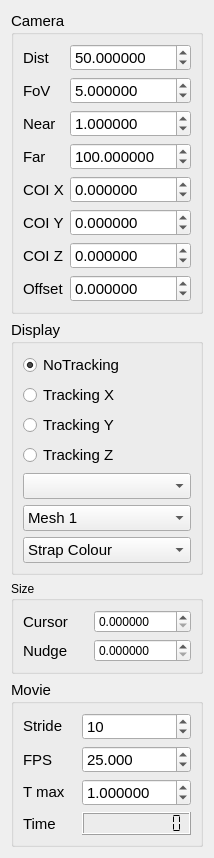
           <widget class="QWidget" name="scrollAreaWidgetContents_3">
            <property name="geometry">
             <rect>
              <x>0</x>
              <y>0</y>
              <width>198</width>
              <height>703</height>
             </rect>
            </property>
            <layout class="QGridLayout" name="gridLayout_10">
             <item row="0" column="0">
              <widget class="QGroupBox" name="groupBoxCamera">
               <property name="font">
                <font>
                 <pointsize>11</pointsize>
                </font>
               </property>
               <property name="mouseTracking">
                <bool>true</bool>
               </property>
               <property name="title">
                <string>Camera</string>
               </property>
               <layout class="QGridLayout" name="gridLayout">
                <item row="0" column="1">
                 <widget class="QDoubleSpinBox" name="doubleSpinBoxDistance">
                  <property name="sizePolicy">
                   <sizepolicy hsizetype="Preferred" vsizetype="Fixed">
                    <horstretch>0</horstretch>
                    <verstretch>0</verstretch>
                   </sizepolicy>
                  </property>
                  <property name="mouseTracking">
                   <bool>true</bool>
                  </property>
                  <property name="focusPolicy">
                   <enum>Qt::WheelFocus</enum>
                  </property>
                  <property name="toolTip">
                   <string>Distance of the viewpoint from the centre of view</string>
                  </property>
                  <property name="statusTip">
                   <string>View distance</string>
                  </property>
                  <property name="decimals">
                   <number>6</number>
                  </property>
                  <property name="minimum">
                   <double>0.000001000000000</double>
                  </property>
                  <property name="maximum">
                   <double>9999.000000000000000</double>
                  </property>
                  <property name="value">
                   <double>50.000000000000000</double>
                  </property>
                 </widget>
                </item>
                <item row="0" column="0">
                 <widget class="QLabel" name="label_5">
                  <property name="font">
                   <font>
                    <pointsize>11</pointsize>
                   </font>
                  </property>
                  <property name="text">
                   <string>Dist</string>
                  </property>
                 </widget>
                </item>
                <item row="1" column="0">
                 <widget class="QLabel" name="label_6">
                  <property name="font">
                   <font>
                    <pointsize>11</pointsize>
                   </font>
                  </property>
                  <property name="text">
                   <string>FoV</string>
                  </property>
                 </widget>
                </item>
                <item row="1" column="1">
                 <widget class="QDoubleSpinBox" name="doubleSpinBoxFoV">
                  <property name="sizePolicy">
                   <sizepolicy hsizetype="Preferred" vsizetype="Fixed">
                    <horstretch>0</horstretch>
                    <verstretch>0</verstretch>
                   </sizepolicy>
                  </property>
                  <property name="mouseTracking">
                   <bool>true</bool>
                  </property>
                  <property name="toolTip">
                   <string>Field of view in degrees</string>
                  </property>
                  <property name="statusTip">
                   <string>Field of view</string>
                  </property>
                  <property name="decimals">
                   <number>6</number>
                  </property>
                  <property name="minimum">
                   <double>0.001000000000000</double>
                  </property>
                  <property name="maximum">
                   <double>179.000000000000000</double>
                  </property>
                  <property name="singleStep">
                   <double>0.100000000000000</double>
                  </property>
                  <property name="value">
                   <double>5.000000000000000</double>
                  </property>
                 </widget>
                </item>
                <item row="4" column="0">
                 <widget class="QLabel" name="label_7">
                  <property name="font">
                   <font>
                    <pointsize>11</pointsize>
                   </font>
                  </property>
                  <property name="text">
                   <string>COI X</string>
                  </property>
                 </widget>
                </item>
                <item row="4" column="1">
                 <widget class="QDoubleSpinBox" name="doubleSpinBoxCOIX">
                  <property name="sizePolicy">
                   <sizepolicy hsizetype="Preferred" vsizetype="Fixed">
                    <horstretch>0</horstretch>
                    <verstretch>0</verstretch>
                   </sizepolicy>
                  </property>
                  <property name="mouseTracking">
                   <bool>true</bool>
                  </property>
                  <property name="toolTip">
                   <string>Centre of interest (x coordinate)</string>
                  </property>
                  <property name="statusTip">
                   <string>COI X</string>
                  </property>
                  <property name="decimals">
                   <number>6</number>
                  </property>
                  <property name="minimum">
                   <double>-9999.000000000000000</double>
                  </property>
                  <property name="maximum">
                   <double>9999.000000000000000</double>
                  </property>
                  <property name="singleStep">
                   <double>0.100000000000000</double>
                  </property>
                 </widget>
                </item>
                <item row="5" column="0">
                 <widget class="QLabel" name="label_8">
                  <property name="font">
                   <font>
                    <pointsize>11</pointsize>
                   </font>
                  </property>
                  <property name="text">
                   <string>COI Y</string>
                  </property>
                 </widget>
                </item>
                <item row="5" column="1">
                 <widget class="QDoubleSpinBox" name="doubleSpinBoxCOIY">
                  <property name="sizePolicy">
                   <sizepolicy hsizetype="Preferred" vsizetype="Fixed">
                    <horstretch>0</horstretch>
                    <verstretch>0</verstretch>
                   </sizepolicy>
                  </property>
                  <property name="mouseTracking">
                   <bool>true</bool>
                  </property>
                  <property name="toolTip">
                   <string>Centre of interest (y coordinate)</string>
                  </property>
                  <property name="statusTip">
                   <string>COI Y</string>
                  </property>
                  <property name="decimals">
                   <number>6</number>
                  </property>
                  <property name="minimum">
                   <double>-9999.000000000000000</double>
                  </property>
                  <property name="maximum">
                   <double>9999.000000000000000</double>
                  </property>
                  <property name="singleStep">
                   <double>0.100000000000000</double>
                  </property>
                 </widget>
                </item>
                <item row="6" column="0">
                 <widget class="QLabel" name="label_9">
                  <property name="font">
                   <font>
                    <pointsize>11</pointsize>
                   </font>
                  </property>
                  <property name="text">
                   <string>COI Z</string>
                  </property>
                 </widget>
                </item>
                <item row="6" column="1">
                 <widget class="QDoubleSpinBox" name="doubleSpinBoxCOIZ">
                  <property name="sizePolicy">
                   <sizepolicy hsizetype="Preferred" vsizetype="Fixed">
                    <horstretch>0</horstretch>
                    <verstretch>0</verstretch>
                   </sizepolicy>
                  </property>
                  <property name="mouseTracking">
                   <bool>true</bool>
                  </property>
                  <property name="toolTip">
                   <string>Centre of interest (x coordinate)</string>
                  </property>
                  <property name="statusTip">
                   <string>COI Z</string>
                  </property>
                  <property name="decimals">
                   <number>6</number>
                  </property>
                  <property name="minimum">
                   <double>-9999.000000000000000</double>
                  </property>
                  <property name="maximum">
                   <double>9999.000000000000000</double>
                  </property>
                  <property name="singleStep">
                   <double>0.100000000000000</double>
                  </property>
                 </widget>
                </item>
                <item row="2" column="1">
                 <widget class="QDoubleSpinBox" name="doubleSpinBoxNear">
                  <property name="mouseTracking">
                   <bool>true</bool>
                  </property>
                  <property name="decimals">
                   <number>6</number>
                  </property>
                  <property name="minimum">
                   <double>0.000001000000000</double>
                  </property>
                  <property name="maximum">
                   <double>9999.000000000000000</double>
                  </property>
                  <property name="value">
                   <double>1.000000000000000</double>
                  </property>
                 </widget>
                </item>
                <item row="2" column="0">
                 <widget class="QLabel" name="label_14">
                  <property name="font">
                   <font>
                    <pointsize>11</pointsize>
                   </font>
                  </property>
                  <property name="text">
                   <string>Near</string>
                  </property>
                 </widget>
                </item>
                <item row="3" column="1">
                 <widget class="QDoubleSpinBox" name="doubleSpinBoxFar">
                  <property name="mouseTracking">
                   <bool>true</bool>
                  </property>
                  <property name="decimals">
                   <number>6</number>
                  </property>
                  <property name="minimum">
                   <double>0.000001000000000</double>
                  </property>
                  <property name="maximum">
                   <double>9999.000000000000000</double>
                  </property>
                  <property name="value">
                   <double>100.000000000000000</double>
                  </property>
                 </widget>
                </item>
                <item row="3" column="0">
                 <widget class="QLabel" name="label_15">
                  <property name="font">
                   <font>
                    <pointsize>11</pointsize>
                   </font>
                  </property>
                  <property name="text">
                   <string>Far</string>
                  </property>
                 </widget>
                </item>
                <item row="7" column="1">
                 <widget class="QDoubleSpinBox" name="doubleSpinBoxTrackingOffset">
                  <property name="sizePolicy">
                   <sizepolicy hsizetype="Preferred" vsizetype="Fixed">
                    <horstretch>0</horstretch>
                    <verstretch>0</verstretch>
                   </sizepolicy>
                  </property>
                  <property name="mouseTracking">
                   <bool>true</bool>
                  </property>
                  <property name="toolTip">
                   <string>Centre of interest (x coordinate)</string>
                  </property>
                  <property name="statusTip">
                   <string>COI Z</string>
                  </property>
                  <property name="decimals">
                   <number>6</number>
                  </property>
                  <property name="minimum">
                   <double>-9999.000000000000000</double>
                  </property>
                  <property name="maximum">
                   <double>9999.000000000000000</double>
                  </property>
                  <property name="singleStep">
                   <double>0.100000000000000</double>
                  </property>
                 </widget>
                </item>
                <item row="7" column="0">
                 <widget class="QLabel" name="label_17">
                  <property name="font">
                   <font>
                    <pointsize>11</pointsize>
                   </font>
                  </property>
                  <property name="text">
                   <string>Offset</string>
                  </property>
                 </widget>
                </item>
               </layout>
              </widget>
             </item>
             <item row="1" column="0">
              <widget class="QGroupBox" name="groupBoxDisplay">
               <property name="font">
                <font>
                 <pointsize>11</pointsize>
                </font>
               </property>
               <property name="title">
                <string>Display</string>
               </property>
               <layout class="QGridLayout" name="gridLayout_2">
                <item row="2" column="0">
                 <widget class="QRadioButton" name="radioButtonTrackingY">
                  <property name="sizePolicy">
                   <sizepolicy hsizetype="Preferred" vsizetype="Fixed">
                    <horstretch>0</horstretch>
                    <verstretch>0</verstretch>
                   </sizepolicy>
                  </property>
                  <property name="font">
                   <font>
                    <pointsize>11</pointsize>
                   </font>
                  </property>
                  <property name="toolTip">
                   <string>Display contact forces on the simulation</string>
                  </property>
                  <property name="statusTip">
                   <string>Display contact forces</string>
                  </property>
                  <property name="text">
                   <string>Tracking Y</string>
                  </property>
                 </widget>
                </item>
                <item row="5" column="0">
                 <widget class="QComboBox" name="comboBoxMeshDisplay">
                  <item>
                   <property name="text">
                    <string>Mesh 1</string>
                   </property>
                  </item>
                  <item>
                   <property name="text">
                    <string>Mesh 2</string>
                   </property>
                  </item>
                  <item>
                   <property name="text">
                    <string>Mesh 3</string>
                   </property>
                  </item>
                  <item>
                   <property name="text">
                    <string>Mesh 1 &amp; 2</string>
                   </property>
                  </item>
                  <item>
                   <property name="text">
                    <string>Mesh 2 &amp; 3</string>
                   </property>
                  </item>
                  <item>
                   <property name="text">
                    <string>Mesh 1 &amp; 3</string>
                   </property>
                  </item>
                  <item>
                   <property name="text">
                    <string>All Meshes</string>
                   </property>
                  </item>
                 </widget>
                </item>
                <item row="4" column="0">
                 <widget class="QComboBox" name="comboBoxTrackingBody"/>
                </item>
                <item row="3" column="0">
                 <widget class="QRadioButton" name="radioButtonTrackingZ">
                  <property name="sizePolicy">
                   <sizepolicy hsizetype="Preferred" vsizetype="Fixed">
                    <horstretch>0</horstretch>
                    <verstretch>0</verstretch>
                   </sizepolicy>
                  </property>
                  <property name="font">
                   <font>
                    <pointsize>11</pointsize>
                   </font>
                  </property>
                  <property name="toolTip">
                   <string>Display muscle forces on the simulation</string>
                  </property>
                  <property name="statusTip">
                   <string>Display muscle forces</string>
                  </property>
                  <property name="text">
                   <string>Tracking Z</string>
                  </property>
                 </widget>
                </item>
                <item row="1" column="0">
                 <widget class="QRadioButton" name="radioButtonTrackingX">
                  <property name="sizePolicy">
                   <sizepolicy hsizetype="Preferred" vsizetype="Fixed">
                    <horstretch>0</horstretch>
                    <verstretch>0</verstretch>
                   </sizepolicy>
                  </property>
                  <property name="font">
                   <font>
                    <pointsize>11</pointsize>
                   </font>
                  </property>
                  <property name="toolTip">
                   <string>Move the centre of interest and camera with simulation</string>
                  </property>
                  <property name="statusTip">
                   <string>Track the simulation</string>
                  </property>
                  <property name="text">
                   <string>Tracking X</string>
                  </property>
                 </widget>
                </item>
                <item row="6" column="0">
                 <widget class="QComboBox" name="comboBoxMuscleColourMap">
                  <item>
                   <property name="text">
                    <string>Strap Colour</string>
                   </property>
                  </item>
                  <item>
                   <property name="text">
                    <string>Activation Colour</string>
                   </property>
                  </item>
                  <item>
                   <property name="text">
                    <string>Strain Colour</string>
                   </property>
                  </item>
                  <item>
                   <property name="text">
                    <string>Force Colour</string>
                   </property>
                  </item>
                 </widget>
                </item>
                <item row="0" column="0">
                 <widget class="QRadioButton" name="radioButtonTrackingNone">
                  <property name="text">
                   <string>NoTracking</string>
                  </property>
                  <property name="checked">
                   <bool>true</bool>
                  </property>
                 </widget>
                </item>
               </layout>
              </widget>
             </item>
             <item row="3" column="0">
              <widget class="QGroupBox" name="groupBoxMovie">
               <property name="font">
                <font>
                 <pointsize>11</pointsize>
                </font>
               </property>
               <property name="title">
                <string>Movie</string>
               </property>
               <layout class="QGridLayout" name="gridLayout_3">
                <item row="3" column="1">
                 <widget class="QLCDNumber" name="lcdNumberTime">
                  <property name="sizePolicy">
                   <sizepolicy hsizetype="Preferred" vsizetype="Fixed">
                    <horstretch>0</horstretch>
                    <verstretch>0</verstretch>
                   </sizepolicy>
                  </property>
                  <property name="toolTip">
                   <string>Simulation time</string>
                  </property>
                  <property name="smallDecimalPoint">
                   <bool>false</bool>
                  </property>
                  <property name="digitCount">
                   <number>10</number>
                  </property>
                  <property name="segmentStyle">
                   <enum>QLCDNumber::Flat</enum>
                  </property>
                 </widget>
                </item>
                <item row="0" column="0">
                 <widget class="QLabel" name="label_11">
                  <property name="sizePolicy">
                   <sizepolicy hsizetype="Preferred" vsizetype="Fixed">
                    <horstretch>0</horstretch>
                    <verstretch>0</verstretch>
                   </sizepolicy>
                  </property>
                  <property name="font">
                   <font>
                    <pointsize>11</pointsize>
                   </font>
                  </property>
                  <property name="text">
                   <string>Stride</string>
                  </property>
                 </widget>
                </item>
                <item row="0" column="1">
                 <widget class="QSpinBox" name="spinBoxSkip">
                  <property name="sizePolicy">
                   <sizepolicy hsizetype="Preferred" vsizetype="Fixed">
                    <horstretch>0</horstretch>
                    <verstretch>0</verstretch>
                   </sizepolicy>
                  </property>
                  <property name="mouseTracking">
                   <bool>true</bool>
                  </property>
                  <property name="toolTip">
                   <string>Set the frequecy of screen update for the simulation</string>
                  </property>
                  <property name="statusTip">
                   <string>Integration steps per screen step</string>
                  </property>
                  <property name="minimum">
                   <number>1</number>
                  </property>
                  <property name="maximum">
                   <number>9999999</number>
                  </property>
                  <property name="value">
                   <number>10</number>
                  </property>
                 </widget>
                </item>
                <item row="3" column="0">
                 <widget class="QLabel" name="label_13">
                  <property name="font">
                   <font>
                    <pointsize>11</pointsize>
                   </font>
                  </property>
                  <property name="text">
                   <string>Time</string>
                  </property>
                 </widget>
                </item>
                <item row="2" column="1">
                 <widget class="QDoubleSpinBox" name="doubleSpinBoxTimeMax">
                  <property name="sizePolicy">
                   <sizepolicy hsizetype="Preferred" vsizetype="Fixed">
                    <horstretch>0</horstretch>
                    <verstretch>0</verstretch>
                   </sizepolicy>
                  </property>
                  <property name="mouseTracking">
                   <bool>true</bool>
                  </property>
                  <property name="toolTip">
                   <string>Set the simulation time limit</string>
                  </property>
                  <property name="statusTip">
                   <string>Simulation time limit</string>
                  </property>
                  <property name="decimals">
                   <number>6</number>
                  </property>
                  <property name="maximum">
                   <double>999.000000000000000</double>
                  </property>
                  <property name="singleStep">
                   <double>0.100000000000000</double>
                  </property>
                  <property name="value">
                   <double>1.000000000000000</double>
                  </property>
                 </widget>
                </item>
                <item row="1" column="0">
                 <widget class="QLabel" name="label_16">
                  <property name="font">
                   <font>
                    <pointsize>11</pointsize>
                   </font>
                  </property>
                  <property name="text">
                   <string>FPS</string>
                  </property>
                 </widget>
                </item>
                <item row="2" column="0">
                 <widget class="QLabel" name="label_12">
                  <property name="sizePolicy">
                   <sizepolicy hsizetype="Preferred" vsizetype="Fixed">
                    <horstretch>0</horstretch>
                    <verstretch>0</verstretch>
                   </sizepolicy>
                  </property>
                  <property name="font">
                   <font>
                    <pointsize>11</pointsize>
                   </font>
                  </property>
                  <property name="text">
                   <string>T max</string>
                  </property>
                 </widget>
                </item>
                <item row="1" column="1">
                 <widget class="QDoubleSpinBox" name="doubleSpinBoxFPS">
                  <property name="decimals">
                   <number>3</number>
                  </property>
                  <property name="minimum">
                   <double>0.010000000000000</double>
                  </property>
                  <property name="maximum">
                   <double>999.000000000000000</double>
                  </property>
                  <property name="value">
                   <double>25.000000000000000</double>
                  </property>
                 </widget>
                </item>
               </layout>
              </widget>
             </item>
             <item row="4" column="0">
              <spacer name="verticalSpacer">
               <property name="orientation">
                <enum>Qt::Vertical</enum>
               </property>
               <property name="sizeHint" stdset="0">
                <size>
                 <width>20</width>
                 <height>40</height>
                </size>
               </property>
              </spacer>
             </item>
             <item row="2" column="0">
              <widget class="QGroupBox" name="groupBox">
               <property name="title">
                <string>Size</string>
               </property>
               <layout class="QGridLayout" name="gridLayout_8">
                <item row="0" column="0">
                 <widget class="QLabel" name="label_10">
                  <property name="font">
                   <font>
                    <pointsize>11</pointsize>
                   </font>
                  </property>
                  <property name="text">
                   <string>Cursor</string>
                  </property>
                 </widget>
                </item>
                <item row="1" column="0">
                 <widget class="QLabel" name="label_18">
                  <property name="font">
                   <font>
                    <pointsize>11</pointsize>
                   </font>
                  </property>
                  <property name="text">
                   <string>Nudge</string>
                  </property>
                 </widget>
                </item>
                <item row="0" column="1">
                 <widget class="QDoubleSpinBox" name="doubleSpinBoxCursorSize">
                  <property name="sizePolicy">
                   <sizepolicy hsizetype="Preferred" vsizetype="Fixed">
                    <horstretch>0</horstretch>
                    <verstretch>0</verstretch>
                   </sizepolicy>
                  </property>
                  <property name="mouseTracking">
                   <bool>true</bool>
                  </property>
                  <property name="toolTip">
                   <string>Centre of interest (x coordinate)</string>
                  </property>
                  <property name="statusTip">
                   <string>COI Z</string>
                  </property>
                  <property name="decimals">
                   <number>6</number>
                  </property>
                  <property name="minimum">
                   <double>0.000000000000000</double>
                  </property>
                  <property name="maximum">
                   <double>9999.000000000000000</double>
                  </property>
                  <property name="singleStep">
                   <double>0.100000000000000</double>
                  </property>
                 </widget>
                </item>
                <item row="1" column="1">
                 <widget class="QDoubleSpinBox" name="doubleSpinBoxCursorNudge">
                  <property name="sizePolicy">
                   <sizepolicy hsizetype="Preferred" vsizetype="Fixed">
                    <horstretch>0</horstretch>
                    <verstretch>0</verstretch>
                   </sizepolicy>
                  </property>
                  <property name="mouseTracking">
                   <bool>true</bool>
                  </property>
                  <property name="toolTip">
                   <string>Centre of interest (x coordinate)</string>
                  </property>
                  <property name="statusTip">
                   <string>COI Z</string>
                  </property>
                  <property name="decimals">
                   <number>6</number>
                  </property>
                  <property name="minimum">
                   <double>0.000000000000000</double>
                  </property>
                  <property name="maximum">
                   <double>9999.000000000000000</double>
                  </property>
                  <property name="singleStep">
                   <double>0.100000000000000</double>
                  </property>
                 </widget>
                </item>
               </layout>
              </widget>
             </item>
            </layout>
           </widget>
